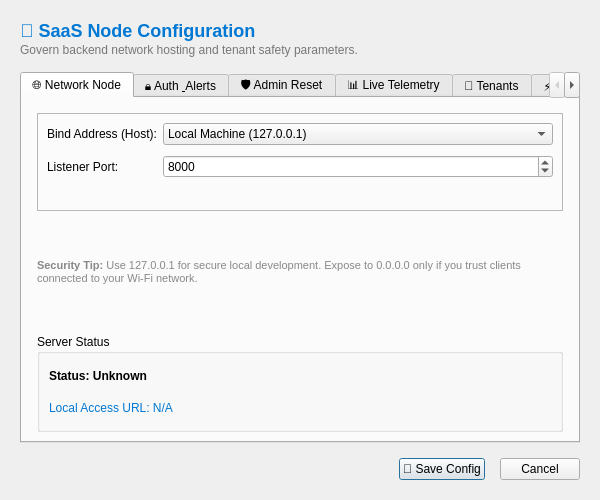
<?xml version="1.0" encoding="UTF-8"?>
<ui version="4.0">
 <class>SaaSSettingsDialog</class>
 <widget class="QDialog" name="SaaSSettingsDialog">
  <property name="geometry">
   <rect>
    <x>0</x>
    <y>0</y>
    <width>600</width>
    <height>500</height>
   </rect>
  </property>
  <property name="windowTitle">
   <string>📡 SaaS Server Architecture Configuration</string>
  </property>
  <layout class="QVBoxLayout" name="verticalLayout_main">
   <property name="spacing">
    <number>15</number>
   </property>
   <property name="leftMargin">
    <number>20</number>
   </property>
   <property name="topMargin">
    <number>20</number>
   </property>
   <property name="rightMargin">
    <number>20</number>
   </property>
   <property name="bottomMargin">
    <number>20</number>
   </property>
   <item>
    <widget class="QLabel" name="header_lbl">
     <property name="text">
      <string>&lt;html&gt;&lt;body&gt;&lt;h2 style=&quot;margin-bottom:0px; color:#0078d4;&quot;&gt;📡 SaaS Node Configuration&lt;/h2&gt;&lt;p style=&quot;color:#777; margin-top:2px;&quot;&gt;Govern backend network hosting and tenant safety parameters.&lt;/p&gt;&lt;/body&gt;&lt;/html&gt;</string>
     </property>
    </widget>
   </item>
   <item>
    <widget class="QTabWidget" name="tabWidget">
     <property name="currentIndex">
      <number>0</number>
     </property>
     <widget class="QWidget" name="tab_network">
      <attribute name="title">
       <string>🌐 Network Node</string>
      </attribute>
      <layout class="QVBoxLayout" name="verticalLayout_tab1">
       <property name="spacing">
        <number>12</number>
       </property>
       <property name="leftMargin">
        <number>15</number>
       </property>
       <property name="topMargin">
        <number>15</number>
       </property>
       <property name="rightMargin">
        <number>15</number>
       </property>

       <item>
        <widget class="QFrame" name="network_frame">
         <property name="frameShape">
          <enum>QFrame::Shape::StyledPanel</enum>
         </property>
         <layout class="QFormLayout" name="formLayout_net">
          <property name="verticalSpacing">
           <number>10</number>
          </property>
          <item row="0" column="0">
           <widget class="QLabel" name="lbl_host">
            <property name="text">
             <string>Bind Address (Host):</string>
            </property>
           </widget>
          </item>
          <item row="0" column="1">
           <widget class="QComboBox" name="cbo_host">
            <item>
             <property name="text">
              <string>Local Machine (127.0.0.1)</string>
             </property>
            </item>
            <item>
             <property name="text">
              <string>Expose to LAN/Wi-Fi (0.0.0.0)</string>
             </property>
            </item>
           </widget>
          </item>
          <item row="1" column="0">
           <widget class="QLabel" name="lbl_port">
            <property name="text">
             <string>Listener Port:</string>
            </property>
           </widget>
          </item>
          <item row="1" column="1">
           <widget class="QSpinBox" name="spn_port">
            <property name="minimum">
             <number>1</number>
            </property>
            <property name="maximum">
             <number>65535</number>
            </property>
            <property name="value">
             <number>8000</number>
            </property>
           </widget>
          </item>
         </layout>
        </widget>
       </item>
       <item>
        <widget class="QLabel" name="hint_net">
         <property name="text">
          <string>&lt;html&gt;&lt;body&gt;&lt;p style=&quot;color:#888; font-size:11px;&quot;&gt;&lt;b&gt;Security Tip:&lt;/b&gt; Use 127.0.0.1 for secure local development. Expose to 0.0.0.0 only if you trust clients connected to your Wi-Fi network.&lt;/p&gt;&lt;/body&gt;&lt;/html&gt;</string>
         </property>
         <property name="wordWrap">
          <bool>true</bool>
         </property>
        </widget>
       </item>
       <item>
        <widget class="QGroupBox" name="status_box">
         <property name="title">
          <string>Server Status</string>
         </property>
         <layout class="QVBoxLayout" name="verticalLayout">
          <item>
           <widget class="QLabel" name="lbl_status">
            <property name="font">
             <font>
              <family>Segoe UI</family>
              <pointsize>9</pointsize>
              <italic>false</italic>
              <bold>true</bold>
             </font>
            </property>
            <property name="styleSheet">
             <string notr="true">font: 700 9pt &quot;Segoe UI&quot;;</string>
            </property>
            <property name="text">
             <string>&lt;html&gt;&lt;head/&gt;&lt;body&gt;&lt;p&gt;Status: Unknown&lt;/p&gt;&lt;/body&gt;&lt;/html&gt;</string>
            </property>
           </widget>
          </item>
          <item>
           <widget class="QLabel" name="lbl_address">
            <property name="styleSheet">
             <string notr="true"> color: #0078d4;
font: 600 9pt &quot;Segoe UI&quot;;</string>
            </property>
            <property name="text">
             <string>Local Access URL: N/A</string>
            </property>
           </widget>
          </item>
         </layout>
        </widget>
       </item>
      </layout>
     </widget>
     <widget class="QWidget" name="tab_security">
      <attribute name="title">
       <string>🔒 Auth &amp; Alerts</string>
      </attribute>
      <layout class="QVBoxLayout" name="verticalLayout_tab2">
       <property name="spacing">
        <number>10</number>
       </property>
       <property name="leftMargin">
        <number>15</number>
       </property>
       <property name="topMargin">
        <number>15</number>
       </property>
       <property name="rightMargin">
        <number>15</number>
       </property>
       <item>
        <widget class="QGroupBox" name="grp_security">
         <property name="title">
          <string>Tenant Registration Gateway</string>
         </property>
         <layout class="QVBoxLayout" name="vLayout_sec">
          <item>
           <widget class="QCheckBox" name="chk_signup">
            <property name="text">
             <string>Allow Open Passport Registrations (Public Signup)</string>
            </property>
           </widget>
          </item>
         </layout>
        </widget>
       </item>
       <item>
        <widget class="QGroupBox" name="grp_smtp">
         <property name="title">
          <string>Autonomous SMTP Relay Notification Alerts</string>
         </property>
         <property name="checkable">
          <bool>true</bool>
         </property>
         <property name="checked">
          <bool>false</bool>
         </property>
         <layout class="QFormLayout" name="formLayout_smtp">
          <property name="verticalSpacing">
           <number>8</number>
          </property>
          <item row="0" column="0">
           <widget class="QLabel" name="lbl_smtp_host">
            <property name="text">
             <string>SMTP Host:</string>
            </property>
           </widget>
          </item>
          <item row="0" column="1">
           <widget class="QLineEdit" name="txt_smtp_host">
            <property name="placeholderText">
             <string>smtp.gmail.com</string>
            </property>
           </widget>
          </item>
          <item row="1" column="0">
           <widget class="QLabel" name="lbl_smtp_port">
            <property name="text">
             <string>Port:</string>
            </property>
           </widget>
          </item>
          <item row="1" column="1">
           <widget class="QSpinBox" name="spn_smtp_port">
            <property name="maximum">
             <number>65535</number>
            </property>
            <property name="value">
             <number>587</number>
            </property>
           </widget>
          </item>
          <item row="2" column="0">
           <widget class="QLabel" name="lbl_smtp_user">
            <property name="text">
             <string>Email Address:</string>
            </property>
           </widget>
          </item>
          <item row="2" column="1">
           <widget class="QLineEdit" name="txt_smtp_user"/>
          </item>
          <item row="3" column="0">
           <widget class="QLabel" name="lbl_smtp_pass">
            <property name="text">
             <string>Password / App Key:</string>
            </property>
           </widget>
          </item>
          <item row="3" column="1">
           <widget class="QLineEdit" name="txt_smtp_pass">
            <property name="echoMode">
             <enum>QLineEdit::EchoMode::Password</enum>
            </property>
           </widget>
          </item>
         </layout>
        </widget>
       </item>
      </layout>
     </widget>
     <widget class="QWidget" name="tab_admin">
      <attribute name="title">
       <string>🛡️ Admin Reset</string>
      </attribute>
      <layout class="QVBoxLayout" name="verticalLayout_tab3">
       <property name="spacing">
        <number>15</number>
       </property>
       <property name="leftMargin">
        <number>20</number>
       </property>
       <property name="topMargin">
        <number>20</number>
       </property>
       <property name="rightMargin">
        <number>20</number>
       </property>
       <item>
        <widget class="QLabel" name="lbl_admin_warning">
         <property name="text">
          <string>&lt;html&gt;&lt;body&gt;&lt;p&gt;&lt;b style=&quot;color:#d83b01;&quot;&gt;Warning:&lt;/b&gt; This will forcefully reset the Master Admin account to its default state. This action cannot be undone.&lt;/p&gt;&lt;/body&gt;&lt;/html&gt;</string>
         </property>
         <property name="wordWrap">
          <bool>true</bool>
         </property>
        </widget>
       </item>
       <item>
        <widget class="QPushButton" name="btn_reset_admin">
         <property name="font">
          <font>
           <bold>true</bold>
          </font>
         </property>
         <property name="styleSheet">
          <string>color: #d83b01; padding: 10px;</string>
         </property>
         <property name="text">
          <string>🔄 Reset SaaS Admin Credentials</string>
         </property>
        </widget>
       </item>
       <item>
        <spacer name="verticalSpacer_tab3">
         <property name="orientation">
          <enum>Qt::Orientation::Vertical</enum>
         </property>
         <property name="sizeHint" stdset="0">
          <size>
           <width>0</width>
           <height>0</height>
          </size>
         </property>
        </spacer>
       </item>
      </layout>
     </widget>
     <widget class="QWidget" name="tab_telemetry">
      <attribute name="title">
       <string>📊 Live Telemetry</string>
      </attribute>
      <layout class="QVBoxLayout" name="verticalLayout_tel">
       <item>
        <widget class="QLabel" name="lbl_global_prompt">
         <property name="text">
          <string>Total Prompt Tokens: 0</string>
         </property>
        </widget>
       </item>
       <item>
        <widget class="QLabel" name="lbl_global_completion">
         <property name="text">
          <string>Total Completion Tokens: 0</string>
         </property>
        </widget>
       </item>
       <item>
        <widget class="QPushButton" name="btn_refresh_telemetry">
         <property name="text">
          <string>🔄 Refresh Telemetry</string>
         </property>
        </widget>
       </item>
       <item>
        <spacer name="verticalSpacer_tel">
         <property name="orientation">
          <enum>Qt::Orientation::Vertical</enum>
         </property>
         <property name="sizeHint" stdset="0">
          <size>
           <width>20</width>
           <height>40</height>
          </size>
         </property>
        </spacer>
       </item>
      </layout>
     </widget>
     <widget class="QWidget" name="tab_tenants">
      <attribute name="title">
       <string>👥 Tenants</string>
      </attribute>
      <layout class="QVBoxLayout" name="verticalLayout_ten">
       <item>
        <layout class="QHBoxLayout" name="horizontalLayout_ten">
         <item>
          <widget class="QPushButton" name="btn_refresh_tenants">
           <property name="text">
            <string>🔄 Refresh</string>
           </property>
          </widget>
         </item>
         <item>
          <widget class="QPushButton" name="btn_toggle_ban">
           <property name="text">
            <string>🚫 Ban/Unban</string>
           </property>
          </widget>
         </item>
         <item>
          <widget class="QPushButton" name="btn_reset_pass">
           <property name="text">
            <string>🔑 Reset Pass</string>
           </property>
          </widget>
         </item>
        </layout>
       </item>
       <item>
        <widget class="QTableWidget" name="table_tenants">
         <property name="editTriggers">
          <set>QAbstractItemView::EditTrigger::NoEditTriggers</set>
         </property>
         <property name="selectionBehavior">
          <enum>QAbstractItemView::SelectionBehavior::SelectRows</enum>
         </property>
         <column>
          <property name="text">
           <string>ID</string>
          </property>
         </column>
         <column>
          <property name="text">
           <string>Username</string>
          </property>
         </column>
         <column>
          <property name="text">
           <string>Email</string>
          </property>
         </column>
         <column>
          <property name="text">
           <string>Status</string>
          </property>
         </column>
         <column>
          <property name="text">
           <string>Tokens</string>
          </property>
         </column>
        </widget>
       </item>
      </layout>
     </widget>
     <widget class="QWidget" name="tab_reliability">
      <attribute name="title">
       <string>⚡ Reliability &amp; Rates</string>
      </attribute>
      <layout class="QVBoxLayout" name="verticalLayout_rel">
       <property name="spacing">
        <number>12</number>
       </property>
       <property name="leftMargin">
        <number>15</number>
       </property>
       <property name="topMargin">
        <number>15</number>
       </property>
       <property name="rightMargin">
        <number>15</number>
       </property>
       <item>
        <widget class="QGroupBox" name="grp_rates">
         <property name="title">
          <string>Rate Limiting (Token Bucket)</string>
         </property>
         <layout class="QFormLayout" name="formLayout_rates">
          <item row="0" column="0">
           <widget class="QLabel" name="lbl_rpm">
            <property name="text">
             <string>Requests Per Minute (RPM) Limit:</string>
            </property>
           </widget>
          </item>
          <item row="0" column="1">
           <widget class="QSpinBox" name="spn_rpm">
            <property name="minimum">
             <number>0</number>
            </property>
            <property name="maximum">
             <number>10000</number>
            </property>
            <property name="value">
             <number>60</number>
            </property>
           </widget>
          </item>
          <item row="1" column="0">
           <widget class="QLabel" name="lbl_local_cost">
            <property name="text">
             <string>Local Model Rate ($ / 1k tokens):</string>
            </property>
           </widget>
          </item>
          <item row="1" column="1">
           <widget class="QDoubleSpinBox" name="spn_local_cost">
            <property name="minimum">
             <double>0.0000</double>
            </property>
            <property name="maximum">
             <double>10.0000</double>
            </property>
            <property name="singleStep">
             <double>0.0001</double>
            </property>
            <property name="decimals">
             <number>4</number>
            </property>
            <property name="value">
             <double>0.0000</double>
            </property>
           </widget>
          </item>
         </layout>
        </widget>
       </item>
       <item>
        <widget class="QGroupBox" name="grp_failover">
         <property name="title">
          <string>Outbound Provider Failover Routing</string>
         </property>
         <layout class="QVBoxLayout" name="verticalLayout_failover">
          <item>
           <widget class="QCheckBox" name="chk_failover_enable">
            <property name="text">
             <string>Enable Transparent Auto-Failover</string>
            </property>
            <property name="checked">
             <bool>true</bool>
            </property>
           </widget>
          </item>
          <item>
           <layout class="QFormLayout" name="formLayout_failover_seq">
            <item row="0" column="0">
             <widget class="QLabel" name="lbl_failover_seq">
              <property name="text">
               <string>Failover Sequence (Priority):</string>
              </property>
             </widget>
            </item>
            <item row="0" column="1">
             <widget class="QLineEdit" name="txt_failover_seq">
              <property name="text">
               <string>google,openai,ollama</string>
              </property>
             </widget>
            </item>
           </layout>
          </item>
          <item>
           <widget class="QLabel" name="lbl_failover_hint">
            <property name="text">
             <string>&lt;html&gt;&lt;body&gt;&lt;p style=&quot;color:#888; font-size:11px;&quot;&gt;&lt;b&gt;Note:&lt;/b&gt; Provider sequences are comma-separated. The failover routine respects strict sandboxing (uses only tenant-owned credentials or offline local models to prevent Admin-funded key leakage).&lt;/p&gt;&lt;/body&gt;&lt;/html&gt;</string>
            </property>
            <property name="wordWrap">
             <bool>true</bool>
            </property>
           </widget>
          </item>
         </layout>
        </widget>
       </item>
       <item>
        <spacer name="verticalSpacer_rel">
         <property name="orientation">
          <enum>Qt::Orientation::Vertical</enum>
         </property>
         <property name="sizeHint" stdset="0">
          <size>
           <width>20</width>
           <height>40</height>
          </size>
         </property>
        </spacer>
       </item>
      </layout>
     </widget>
     <widget class="QWidget" name="tab_extensions">
      <attribute name="title">
       <string>🔌 IDE Plugins</string>
      </attribute>
      <layout class="QVBoxLayout" name="verticalLayout_tab_ext">
       <property name="spacing">
        <number>12</number>
       </property>
       <property name="leftMargin">
        <number>15</number>
       </property>
       <property name="topMargin">
        <number>15</number>
       </property>
       <property name="rightMargin">
        <number>15</number>
       </property>
       <property name="bottomMargin">
        <number>15</number>
       </property>
       <item>
        <widget class="QLabel" name="lbl_ext_info">
         <property name="text">
          <string>&lt;html&gt;&lt;body&gt;&lt;p style=&quot;color:#888; font-size:11px;&quot;&gt;&lt;b&gt;Note:&lt;/b&gt; Publish IDE extensions and generate Markdown changelogs natively.&lt;/p&gt;&lt;/body&gt;&lt;/html&gt;</string>
         </property>
        </widget>
       </item>
       <item>
        <widget class="QSplitter" name="splitter_ext">
         <property name="orientation">
          <enum>Qt::Orientation::Horizontal</enum>
         </property>
         <widget class="QTableWidget" name="ext_table">
          <column>
           <property name="text">
            <string>Filename</string>
           </property>
          </column>
          <column>
           <property name="text">
            <string>Size</string>
           </property>
          </column>
          <column>
           <property name="text">
            <string>Status</string>
           </property>
          </column>
         </widget>
         <widget class="QFrame" name="editor_frame">
          <property name="frameShape">
           <enum>QFrame::Shape::StyledPanel</enum>
          </property>
          <layout class="QVBoxLayout" name="verticalLayout_editor">
           <property name="spacing">
            <number>10</number>
           </property>
           <item>
            <widget class="QCheckBox" name="chk_ext_visible">
             <property name="text">
              <string>Publish / Show this plugin to web tenants</string>
             </property>
            </widget>
           </item>
           <item>
            <layout class="QHBoxLayout" name="horizontalLayout_ext_title">
             <item>
              <widget class="QLabel" name="lbl_ext_title">
               <property name="text">
                <string>Title:</string>
               </property>
              </widget>
             </item>
             <item>
              <widget class="QLineEdit" name="txt_ext_title"/>
             </item>
            </layout>
           </item>
           <item>
            <layout class="QHBoxLayout" name="horizontalLayout_ext_desc_header">
             <item>
              <widget class="QLabel" name="lbl_ext_desc">
               <property name="text">
                <string>Description (Markdown):</string>
               </property>
              </widget>
             </item>
             <item>
              <widget class="QPushButton" name="btn_ext_ai">
               <property name="styleSheet">
                <string notr="true">font-weight: bold; background-color: #4f46e5; color: white; padding: 2px 8px;</string>
               </property>
               <property name="text">
                <string>🧠 AI Generate</string>
               </property>
              </widget>
             </item>
            </layout>
           </item>
           <item>
            <widget class="QPlainTextEdit" name="txt_ext_desc"/>
           </item>
          </layout>
         </widget>
        </widget>
       </item>
      </layout>
     </widget>
    </widget>
   </item>
   <item>
    <layout class="QHBoxLayout" name="horizontalLayout_btns">
     <item>
      <spacer name="horizontalSpacer">
       <property name="orientation">
        <enum>Qt::Orientation::Horizontal</enum>
       </property>
       <property name="sizeHint" stdset="0">
        <size>
         <width>0</width>
         <height>0</height>
        </size>
       </property>
      </spacer>
     </item>
     <item>
      <widget class="QPushButton" name="btn_save">
       <property name="text">
        <string>💾 Save Config</string>
       </property>
       <property name="default">
        <bool>true</bool>
       </property>
      </widget>
     </item>
     <item>
      <widget class="QPushButton" name="btn_cancel">
       <property name="text">
        <string>Cancel</string>
       </property>
      </widget>
     </item>
    </layout>
   </item>
  </layout>
 </widget>
 <resources/>
 <connections/>
</ui>
